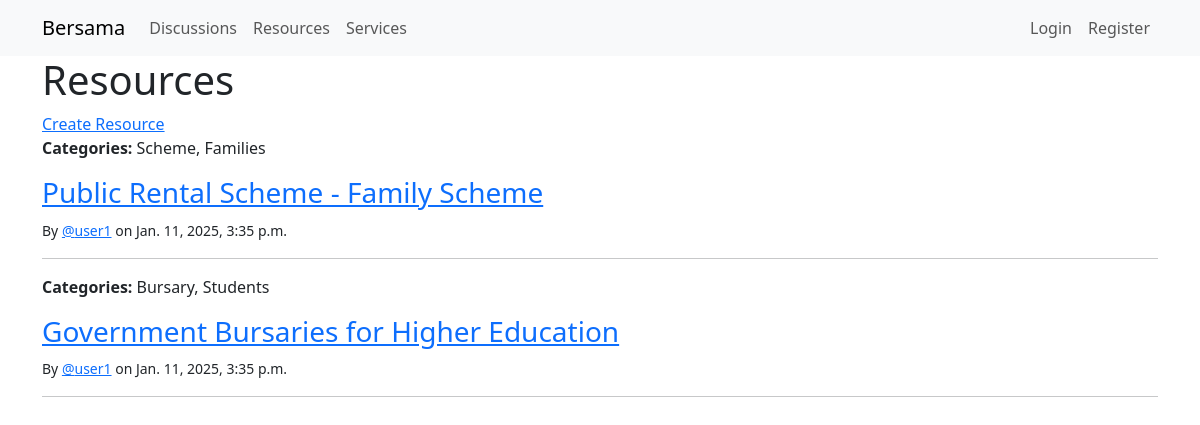
Page /resources/ on the committed database.
### resource/models.py (models this page shows, shortened)
class Resource(models.Model):
    title = models.CharField(max_length=200)
    content = models.TextField()
    author = models.ForeignKey(User, on_delete=models.CASCADE)
    link = models.CharField(max_length=200, blank=True, null=True)
    attachment = models.FileField(upload_to='resources/', blank=True, null=True)
    categories = models.ManyToManyField(ResourceCategory, related_name='resources')
    min_income_pc = models.FloatField(blank=True, null=True)
    max_income_pc = models.FloatField(blank=True, null=True)
    min_income_gross = models.FloatField(blank=True, null=True)
    max_income_gross = models.FloatField(blank=True, null=True)
    created_at = models.DateTimeField(auto_now_add=True)

class ResourceCategory(models.Model):
    name = models.CharField(max_length=50, unique=True)

### resource/views.py (the view)
# urls.py: path('resources/', views.resource_list, name='resource_list'),
def resource_list(request):
    resources = Resource.objects.all()
    return render(request, 'resources.html', {'resources': resources})

### home/templates/resources.html
{% extends 'base.html' %}
{% block content %}
<h1>Resources</h1>
<a href="{%url 'create_resource' %}">Create Resource</a>
{% for resource in resources %}
<p><strong>Categories:</strong>
    {% for category in resource.categories.all %}
        <span>{{ category.name }}{% if not forloop.last %}, {% endif %}</span>
    {% endfor %}
</p>
<h3><a href="{% url 'resource_detail' resource.pk %}">{{ resource.title }}</a></h3>
<small>By <a href="{% url 'profile' resource.author.username %}">@{{ resource.author.username }}</a> on {{ resource.created_at }}</small>
<hr>
{% endfor %}
{% endblock %}

### rows in the picture
Resource: title "Public Rental Scheme - Family Scheme", author.username "user1", created_at "Jan. 11, 2025, 3:35 p.m."
ResourceCategory: name "Scheme"
ResourceCategory: name "Families"
Resource: title "Government Bursaries for Higher Education", author.username "user1", created_at "Jan. 11, 2025, 3:35 p.m."
ResourceCategory: name "Bursary"
ResourceCategory: name "Students"
